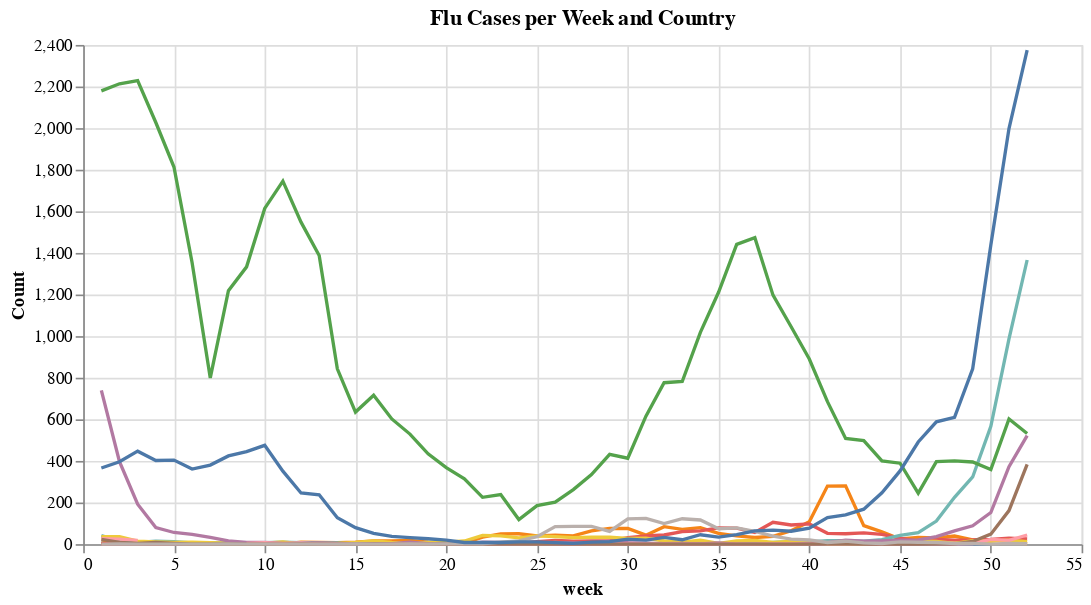

The cell this chart's notebook holds for it:
### Markdown cell above
## Q1 Line Chart with Selection

### Code cell
# preprocess: convert wide form into long form 
country_names = flunet.columns[1:].to_numpy()
flunet_long = flunet.melt('week', var_name='Country', value_name='Count')

# set color and selection properties 
input_dropdown = alt.binding_select(options=country_names)
selection = alt.selection_single(fields=['Country'], bind=input_dropdown, name='Select ')
color = alt.condition(selection,
                    alt.Color('Country:N', legend=None),  # too much colors, hide legends
                    alt.value('lightgray'))

# make the plot 
alt.Chart(flunet_long).mark_line().encode(
    x='week',
    y='Count',
    color=color,
    tooltip=['Country', 'week', 'Count']
).add_selection(
    selection
).properties(
    title='Flu Cases per Week and Country',
    width=600
)

### Figure 1 — Vega-Lite specification as saved in the notebook (floating-point values rounded to 4 significant figures; data arrays with more than 128 entries replaced by an {"elided": "..."} marker saying what was removed)
{"config": {"view": {"continuousWidth": 400, "continuousHeight": 300}}, "data": {"name": "data-aedadeb5367975b47d0492fbc3c724ee"}, "mark": "line", "encoding": {"color": {"condition": {"type": "nominal", "field": "Country", "legend": null, "selection": "Select "}, "value": "lightgray"}, "tooltip": [{"type": "nominal", "field": "Country"}, {"type": "quantitative", "field": "week"}, {"type": "quantitative", "field": "Count"}], "x": {"type": "quantitative", "field": "week"}, "y": {"type": "quantitative", "field": "Count"}}, "selection": {"Select ": {"type": "single", "fields": ["Country"], "bind": {"input": "select", "options": ["Afghanistan", "Argentina", "Australia", "Canada", "China", "Colombia", "Egypt", "Germany", "Ireland", "South Africa", "USA"]}}}, "title": "Flu Cases per Week and Country", "width": 600, "$schema": "https://vega.github.io/schema/vega-lite/v4.8.1.json", "datasets": {"data-aedadeb5367975b47d0492fbc3c724ee": {"elided": "572 records"}}}
